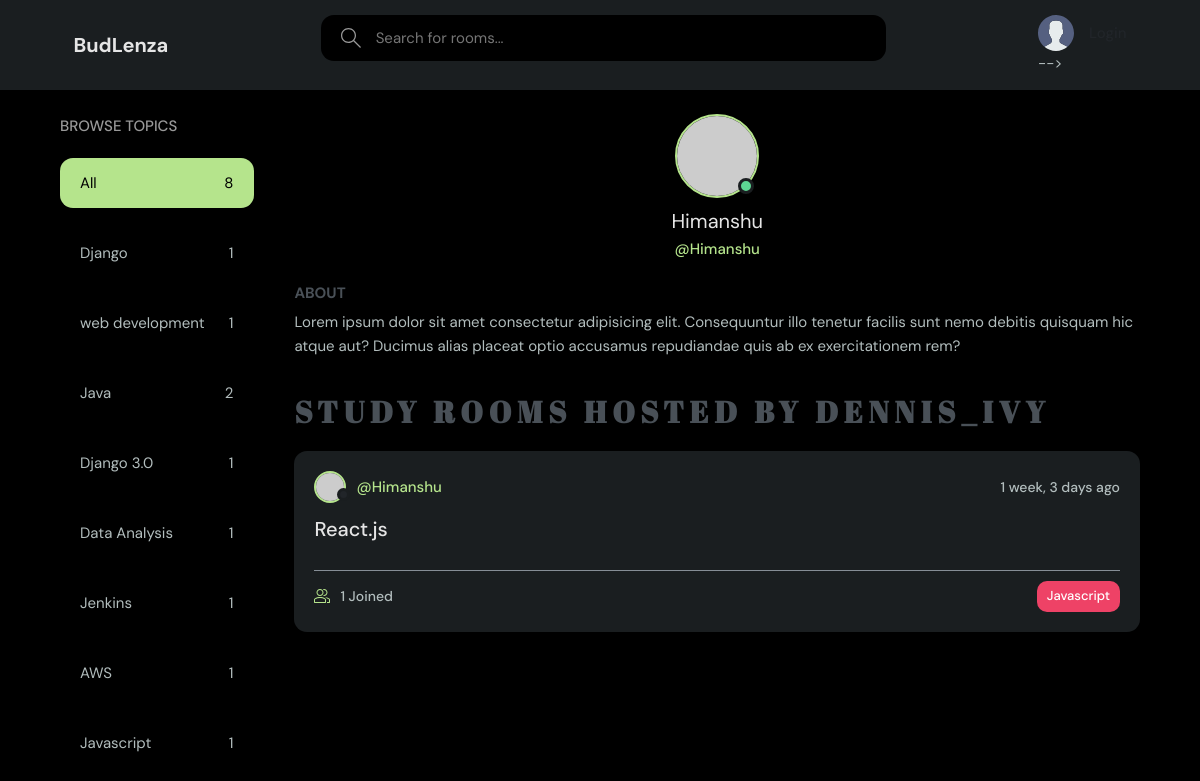
Screenshot of /profile/5/ with the database file from the repository.
### base/models.py (models this page shows, shortened)
class Topic(models.Model):
    name = models.CharField(max_length = 200)

class Room(models.Model):
    host = models.ForeignKey(User,on_delete = models.SET_NULL, null = True)
    topic = models.ForeignKey(Topic,on_delete = models.SET_NULL ,null = True)
    name = models.CharField(max_length = 200)
    description = models.TextField(null = True,blank = True)
    participants = models.ManyToManyField(User,related_name='participants',blank=True)
    updated = models.DateTimeField(auto_now = True)
    created = models.DateTimeField(auto_now_add = True)
    class Meta:
        ordering = ["-updated","-created"]

### base/views.py (the view)
# urls.py: path("profile/<str:pk>/",views.userProfile,name = 'user-profile'),
def userProfile(request,pk):
    user = User.objects.get(id=pk)
    rooms = user.room_set.all()
    room_message = user.message_set.all()
    topics = Topic.objects.all()
    context ={'user':user , 'rooms':rooms,'room_message':room_message,'topics':topics}
    return render(request,'base/profile.html',context)

### base/templates/base/profile.html (shortened to what this page needs)
{% extends 'main.html' %}
{%block content%}
  <main class="profile-page layout layout--3">
    <div class="container">
      {% include 'base/topics_component.html'%}
      <div class="roomList">
        <div class="profile">
          <div class="profile__avatar">
            <div class="avatar avatar--large active">
              <img src="https://randomuser.me/api/portraits/men/4.jpg" />
            </div>
          </div>
          <div class="profile__info">
            <h3>{{user.username}}</h3>
            <p>@{{user.username}}</p>
          </div>
          <div class="profile__about">
            <h3>About</h3>
            <p>
              Lorem ipsum dolor sit amet consectetur adipisicing elit. Consequuntur illo tenetur
              facilis sunt nemo debitis quisquam hic atque aut? Ducimus alias placeat optio
              accusamus repudiandae quis ab ex exercitationem rem?
            </p>
          </div>
        </div>
        <div class="roomList__header">
          <div>
            <h2>Study Rooms Hosted by dennis_ivy</a>
            </h2>
          </div>
        </div>
        {% include 'base/feed_component.html' %}
      </div>
    </div>
  </main>
{% endblock content %}

### base/templates/base/topics_component.html
<div class="topics">
  <div class="topics__header">
    <h2>Browse Topics</h2>
  </div>
  <ul class="topics__list">
    <li>
      <a href="{% url 'home' %}" class="active">All <span>{{topics.count}}</span></a>
    </li>
    {% for topic in topics %}
    <li>
      <a href="{% url 'home'%}?q={{topic.name}}" >{{topic.name}}<span>{{topic.room_set.all.count}}</span></a>
    </li>
    {%endfor%}
  </ul>
</div>

### base/templates/base/feed_component.html (shortened to what this page needs)
{% for room in rooms%}
<div class="roomListRoom">
  <div class="roomListRoom__header">
    <a href="{% url 'user-profile' room.host.id %}" class="roomListRoom__author">
      <div class="avatar avatar--small">
        <img src="https://randomuser.me/api/portraits/men/9.jpg" />
      </div>
      <span>@{{room.host.username}}</span>
    </a>
    <div class="roomListRoom__actions">
      <span>{{room.created|timesince}} ago</span>
    </div>
  </div>
  <div class="roomListRoom__content">
    <a href="{% url 'room' room.id %}">{{room.name}}</a>
  </div>
  <div class="roomListRoom__meta">
    <a href="{% url 'room' room.id %}" class="roomListRoom__joined">
      {{room.participants.all.count}} Joined
    </a>
    <p class="roomListRoom__topic">{{room.topic.name}}</p>
  </div>
</div>
{%endfor%}

### rows the page displays
Topic: name "Django", room_set.all.count "1"
Topic: name "web development", room_set.all.count "1"
Topic: name "Java", room_set.all.count "2"
Topic: name "Django 3.0", room_set.all.count "1"
Topic: name "Data Analysis", room_set.all.count "1"
Topic: name "Jenkins", room_set.all.count "1"
Topic: name "AWS", room_set.all.count "1"
Topic: name "Javascript", room_set.all.count "1"
Room: host.username "Himanshu", created "1 week, 3 days", name "React.js", participants.all.count "1", topic.name "Javascript"

### other values shown
{{ topics.count }} "8"
{{ user.username }} "Himanshu"
